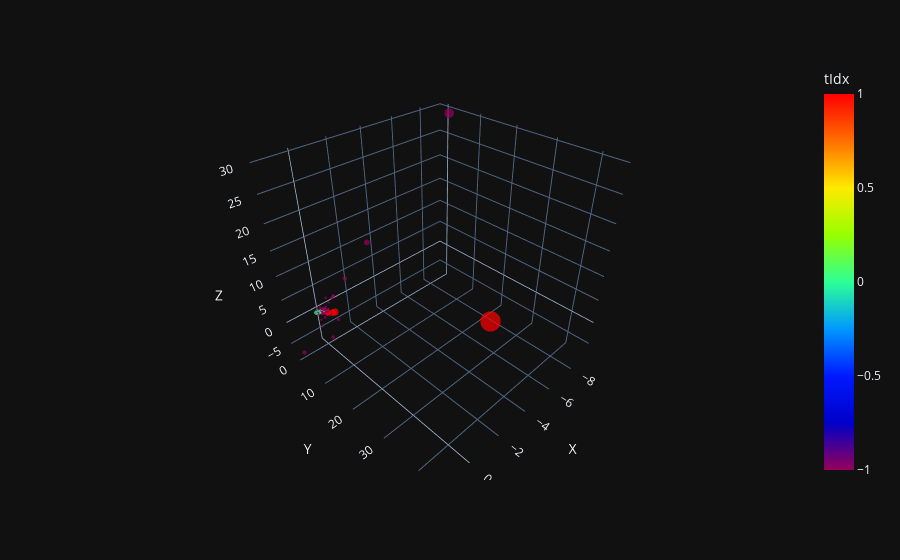

Notebook code cell kept with this figure:
### Code cell
# plotly 3d plot of result["pred"], colored by result["GT_cluster"]
from src.plotting.plot_coordinates import plot_coordinates
filt = result["event_idx"] == 6
# normalized coordinates
norm_coords = result["pred"][filt, 1:4] #/ np.linalg.norm(result["pred"][filt, 1:4] , axis=1 ,keepdims=1)
plot_coordinates(norm_coords, torch.tensor(result["pt"][filt]), torch.tensor(result["GT_cluster"][filt])).show()

### Figure 1 — Plotly figure (JSON) as saved in the notebook; plotly's stock layout.template omitted (floating-point values rounded to 4 significant figures; data arrays with more than 128 entries replaced by an {"elided": "..."} marker saying what was removed)
{"data": [{"hovertemplate": "X=%{x}<br>Y=%{y}<br>Z=%{z}<br>pt=%{marker.size}<br>tIdx=%{marker.color}<extra></extra>", "legendgroup": "", "marker": {"color": {"elided": "220 float values"}, "coloraxis": "coloraxis", "size": {"elided": "220 float values"}, "sizemode": "area", "sizeref": 0.3987, "symbol": "circle", "line": {"width": 0}}, "mode": "markers", "name": "", "scene": "scene", "showlegend": false, "x": {"elided": "220 float values"}, "y": {"elided": "220 float values"}, "z": {"elided": "220 float values"}, "type": "scatter3d"}], "layout": {"scene": {"domain": {"x": [0.0, 1.0], "y": [0.0, 1.0]}, "xaxis": {"title": {"text": "X"}}, "yaxis": {"title": {"text": "Y"}}, "zaxis": {"title": {"text": "Z"}}}, "coloraxis": {"colorbar": {"title": {"text": "tIdx"}}, "colorscale": [[0.0, "rgb(150,0,90)"], [0.125, "rgb(0,0,200)"], [0.25, "rgb(0,25,255)"], [0.375, "rgb(0,152,255)"], [0.5, "rgb(44,255,150)"], [0.625, "rgb(151,255,0)"], [0.75, "rgb(255,234,0)"], [0.875, "rgb(255,111,0)"], [1.0, "rgb(255,0,0)"]]}, "legend": {"tracegroupgap": 0, "itemsizing": "constant"}, "margin": {"t": 60}}}
